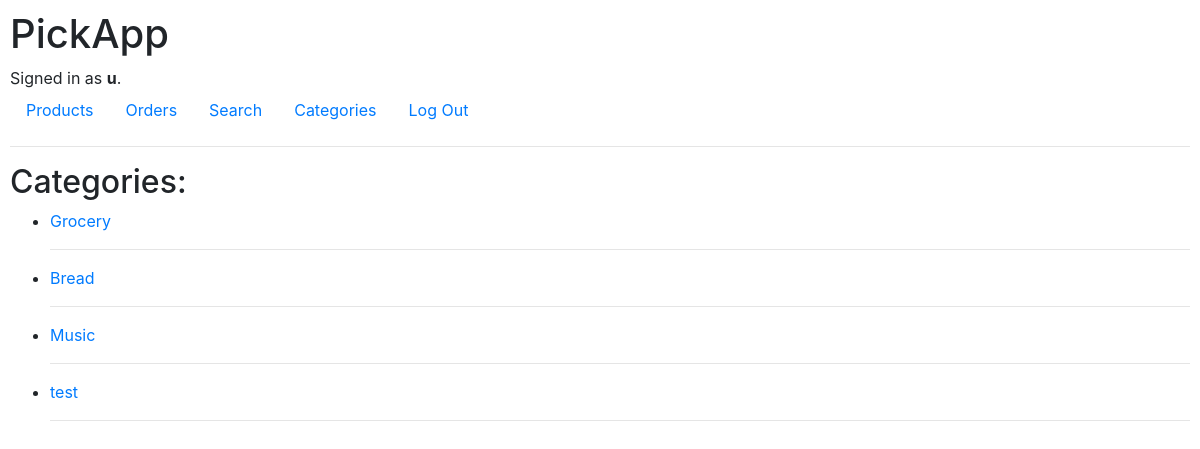
Page /categories (signed in) on the committed database.
### PickAppDemo/models.py (models this page shows, shortened)
class User(AbstractUser):
    is_customer = models.BooleanField('customer_status', default=False)
    is_store = models.BooleanField('store_status', default=False)

class Listing(models.Model):
    store = models.ForeignKey(Store, on_delete=models.CASCADE)
    title = models.CharField(max_length=128)
    image = models.URLField()
    content = models.TextField(max_length=512)
    price = models.DecimalField(max_digits=10, decimal_places=2, default=0)
    stock = models.DecimalField(max_digits=10, decimal_places=0, default=0)
    category = models.CharField(max_length=128)
    active = models.BooleanField(default=True)

### PickAppDemo/views.py (the view)
# urls.py: path("categories", views.categories, name="categories"),
def categories(request):
    listings = Listing.objects.all()
    category_list = []
    for listing in listings:
        if listing.category not in category_list and listing.category != "":
            category_list.append(listing.category)
    return render(request, "PickAppDemo/categories.html", {
        "categories": category_list
    })

### PickAppDemo/templates/PickAppDemo/categories.html (shortened to what this page needs)
{% extends "PickAppDemo/layout.html" %}
{% block body %}
    <h2>Categories:</h2>
    <ul>
        {% for category in categories %}
            <li><a href="/category/{{ category }}">{{ category }}</a></li>
            <hr>
        {% endfor %}
    </ul>
{% endblock %}

### PickAppDemo/templates/PickAppDemo/layout.html (shortened to what this page needs)
{% load static %}
<!DOCTYPE html>
<html lang="en">
<head>
    <link rel="stylesheet" href="https://stackpath.bootstrapcdn.com/bootstrap/4.4.1/css/bootstrap.min.css"
>
    <link href="{% static 'PickAppDemo/styles.css' %}" rel="stylesheet">
</head>
<body>
<h1>PickApp</h1>
<div>
    {% if user.is_authenticated %}
        Signed in as <strong>{{ user.username }}</strong>.
    {% else %}
        Not signed in.
    {% endif %}
</div>
<ul class="nav">
    <li class="nav-item">
        <a class="nav-link" href="{% url 'index' %}">Products</a>
    </li>
    {% if user.is_authenticated %}
        <li class="nav-item">
            <a class="nav-link" href="{% url 'orders' %}">Orders</a>
        </li>
        <li class="nav-item">
            <a class="nav-link" href="{% url 'search' %}">Search</a>
        </li>
        <li class="nav-item">
            <a class="nav-link" href="{% url 'categories' %}">Categories</a>
        </li>
        <li class="nav-item">
            <a class="nav-link" href="{% url 'logout' %}">Log Out</a>
        </li>
    {% endif %}
</ul>
<hr>
{% block body %}
{% endblock %}
</body>
</html>

### PickAppDemo/static/PickAppDemo/styles.css (style rules this page uses)
body { margin:10px; }

### rows in the picture
User: username "u"
Listing: categories "Grocery"
Listing: categories "Bread"
Listing: categories "Music"
Listing: categories "test"
